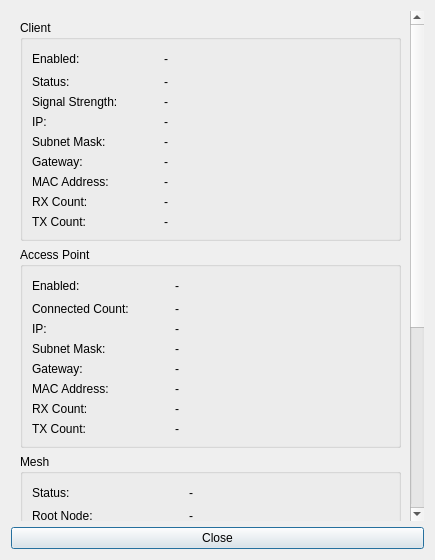
<?xml version="1.0" encoding="UTF-8"?>
<ui version="4.0">
 <class>Wifi2Status</class>
 <widget class="QDialog" name="Wifi2Status">
  <property name="geometry">
   <rect>
    <x>0</x>
    <y>0</y>
    <width>435</width>
    <height>560</height>
   </rect>
  </property>
  <property name="windowTitle">
   <string>WIFI Status</string>
  </property>
  <layout class="QVBoxLayout" name="verticalLayout">
   <item>
    <widget class="QScrollArea" name="scrollArea">
     <property name="frameShape">
      <enum>QFrame::NoFrame</enum>
     </property>
     <property name="widgetResizable">
      <bool>true</bool>
     </property>
     <widget class="QWidget" name="scrollAreaWidgetContents">
      <property name="geometry">
       <rect>
        <x>0</x>
        <y>-384</y>
        <width>401</width>
        <height>900</height>
       </rect>
      </property>
      <layout class="QVBoxLayout" name="verticalLayout_5">
       <item>
        <widget class="QGroupBox" name="wifi_client_status_group">
         <property name="title">
          <string>Client</string>
         </property>
         <layout class="QVBoxLayout" name="verticalLayout_2">
          <item>
           <layout class="QGridLayout" name="wifi_client_status_grid">
            <item row="0" column="0">
             <widget class="QLabel" name="wifi_client_status_enabled_label">
              <property name="text">
               <string>Enabled:</string>
              </property>
             </widget>
            </item>
            <item row="3" column="2">
             <widget class="QLabel" name="wifi_client_status_ip">
              <property name="text">
               <string>-</string>
              </property>
              <property name="textInteractionFlags">
               <set>Qt::LinksAccessibleByMouse|Qt::TextSelectableByKeyboard|Qt::TextSelectableByMouse</set>
              </property>
             </widget>
            </item>
            <item row="0" column="2">
             <widget class="QLabel" name="wifi_client_status_enabled">
              <property name="sizePolicy">
               <sizepolicy hsizetype="Preferred" vsizetype="Preferred">
                <horstretch>1</horstretch>
                <verstretch>0</verstretch>
               </sizepolicy>
              </property>
              <property name="text">
               <string>-</string>
              </property>
              <property name="textInteractionFlags">
               <set>Qt::LinksAccessibleByMouse|Qt::TextSelectableByKeyboard|Qt::TextSelectableByMouse</set>
              </property>
             </widget>
            </item>
            <item row="1" column="2">
             <widget class="QLabel" name="wifi_client_status_status">
              <property name="text">
               <string>-</string>
              </property>
              <property name="textInteractionFlags">
               <set>Qt::LinksAccessibleByMouse|Qt::TextSelectableByKeyboard|Qt::TextSelectableByMouse</set>
              </property>
             </widget>
            </item>
            <item row="4" column="2">
             <widget class="QLabel" name="wifi_client_status_subnet_mask">
              <property name="text">
               <string>-</string>
              </property>
              <property name="textInteractionFlags">
               <set>Qt::LinksAccessibleByMouse|Qt::TextSelectableByKeyboard|Qt::TextSelectableByMouse</set>
              </property>
             </widget>
            </item>
            <item row="2" column="2">
             <widget class="QLabel" name="wifi_client_status_signal_strength">
              <property name="text">
               <string>-</string>
              </property>
              <property name="textInteractionFlags">
               <set>Qt::LinksAccessibleByMouse|Qt::TextSelectableByKeyboard|Qt::TextSelectableByMouse</set>
              </property>
             </widget>
            </item>
            <item row="2" column="0">
             <widget class="QLabel" name="wifi_client_status_signal_strength_label">
              <property name="text">
               <string>Signal Strength:</string>
              </property>
             </widget>
            </item>
            <item row="3" column="0">
             <widget class="QLabel" name="wifi_client_status_ip_label">
              <property name="text">
               <string>IP:</string>
              </property>
             </widget>
            </item>
            <item row="4" column="0">
             <widget class="QLabel" name="wifi_client_status_subnet_mask_label">
              <property name="text">
               <string>Subnet Mask:</string>
              </property>
             </widget>
            </item>
            <item row="5" column="0">
             <widget class="QLabel" name="wifi_client_status_gateway_label">
              <property name="text">
               <string>Gateway:</string>
              </property>
             </widget>
            </item>
            <item row="1" column="0">
             <widget class="QLabel" name="wifi_client_status_status_label">
              <property name="text">
               <string>Status:</string>
              </property>
             </widget>
            </item>
            <item row="6" column="0">
             <widget class="QLabel" name="wifi_client_status_mac_address_label">
              <property name="text">
               <string>MAC Address:</string>
              </property>
             </widget>
            </item>
            <item row="7" column="0">
             <widget class="QLabel" name="wifi_client_status_rx_label">
              <property name="text">
               <string>RX Count:</string>
              </property>
             </widget>
            </item>
            <item row="8" column="0">
             <widget class="QLabel" name="wifi_client_status_tx_label">
              <property name="text">
               <string>TX Count:</string>
              </property>
             </widget>
            </item>
            <item row="0" column="1">
             <spacer name="wifi_client_status_stretch">
              <property name="orientation">
               <enum>Qt::Horizontal</enum>
              </property>
              <property name="sizeHint" stdset="0">
               <size>
                <width>40</width>
                <height>20</height>
               </size>
              </property>
             </spacer>
            </item>
            <item row="5" column="2">
             <widget class="QLabel" name="wifi_client_status_gateway">
              <property name="text">
               <string>-</string>
              </property>
              <property name="textInteractionFlags">
               <set>Qt::LinksAccessibleByMouse|Qt::TextSelectableByKeyboard|Qt::TextSelectableByMouse</set>
              </property>
             </widget>
            </item>
            <item row="6" column="2">
             <widget class="QLabel" name="wifi_client_status_mac_address">
              <property name="text">
               <string>-</string>
              </property>
              <property name="textInteractionFlags">
               <set>Qt::LinksAccessibleByMouse|Qt::TextSelectableByKeyboard|Qt::TextSelectableByMouse</set>
              </property>
             </widget>
            </item>
            <item row="7" column="2">
             <widget class="QLabel" name="wifi_client_status_rx">
              <property name="text">
               <string>-</string>
              </property>
              <property name="textInteractionFlags">
               <set>Qt::LinksAccessibleByMouse|Qt::TextSelectableByKeyboard|Qt::TextSelectableByMouse</set>
              </property>
             </widget>
            </item>
            <item row="8" column="2">
             <widget class="QLabel" name="wifi_client_status_tx">
              <property name="text">
               <string>-</string>
              </property>
              <property name="textInteractionFlags">
               <set>Qt::LinksAccessibleByMouse|Qt::TextSelectableByKeyboard|Qt::TextSelectableByMouse</set>
              </property>
             </widget>
            </item>
           </layout>
          </item>
         </layout>
        </widget>
       </item>
       <item>
        <widget class="QGroupBox" name="wifi_ap_status_group">
         <property name="title">
          <string>Access Point</string>
         </property>
         <layout class="QVBoxLayout" name="verticalLayout_3">
          <item>
           <layout class="QGridLayout" name="wifi_ap_status_grid">
            <item row="7" column="0">
             <widget class="QLabel" name="wifi_ap_status_tx_label">
              <property name="text">
               <string>TX Count:</string>
              </property>
             </widget>
            </item>
            <item row="0" column="0">
             <widget class="QLabel" name="wifi_ap_status_enabled_label">
              <property name="text">
               <string>Enabled:</string>
              </property>
             </widget>
            </item>
            <item row="5" column="0">
             <widget class="QLabel" name="wifi_ap_status_mac_address_label">
              <property name="text">
               <string>MAC Address:</string>
              </property>
             </widget>
            </item>
            <item row="4" column="0">
             <widget class="QLabel" name="wifi_ap_status_gateway_label">
              <property name="text">
               <string>Gateway:</string>
              </property>
             </widget>
            </item>
            <item row="1" column="0">
             <widget class="QLabel" name="wifi_ap_status_connected_count_label">
              <property name="text">
               <string>Connected Count:</string>
              </property>
             </widget>
            </item>
            <item row="2" column="0">
             <widget class="QLabel" name="wifi_ap_status_ip_label">
              <property name="text">
               <string>IP:</string>
              </property>
             </widget>
            </item>
            <item row="3" column="0">
             <widget class="QLabel" name="wifi_ap_status_subnet_mask_label">
              <property name="text">
               <string>Subnet Mask:</string>
              </property>
             </widget>
            </item>
            <item row="6" column="0">
             <widget class="QLabel" name="wifi_ap_status_rx_label">
              <property name="text">
               <string>RX Count:</string>
              </property>
             </widget>
            </item>
            <item row="0" column="1">
             <spacer name="wifi_ap_status_stretch">
              <property name="orientation">
               <enum>Qt::Horizontal</enum>
              </property>
              <property name="sizeHint" stdset="0">
               <size>
                <width>40</width>
                <height>20</height>
               </size>
              </property>
             </spacer>
            </item>
            <item row="0" column="2">
             <widget class="QLabel" name="wifi_ap_status_enabled">
              <property name="sizePolicy">
               <sizepolicy hsizetype="Preferred" vsizetype="Preferred">
                <horstretch>1</horstretch>
                <verstretch>0</verstretch>
               </sizepolicy>
              </property>
              <property name="text">
               <string>-</string>
              </property>
             </widget>
            </item>
            <item row="1" column="2">
             <widget class="QLabel" name="wifi_ap_status_connected_count">
              <property name="text">
               <string>-</string>
              </property>
             </widget>
            </item>
            <item row="2" column="2">
             <widget class="QLabel" name="wifi_ap_status_ip">
              <property name="text">
               <string>-</string>
              </property>
             </widget>
            </item>
            <item row="3" column="2">
             <widget class="QLabel" name="wifi_ap_status_subnet_mask">
              <property name="text">
               <string>-</string>
              </property>
             </widget>
            </item>
            <item row="4" column="2">
             <widget class="QLabel" name="wifi_ap_status_gateway">
              <property name="text">
               <string>-</string>
              </property>
             </widget>
            </item>
            <item row="5" column="2">
             <widget class="QLabel" name="wifi_ap_status_mac_address">
              <property name="text">
               <string>-</string>
              </property>
             </widget>
            </item>
            <item row="6" column="2">
             <widget class="QLabel" name="wifi_ap_status_rx">
              <property name="text">
               <string>-</string>
              </property>
             </widget>
            </item>
            <item row="7" column="2">
             <widget class="QLabel" name="wifi_ap_status_tx">
              <property name="text">
               <string>-</string>
              </property>
             </widget>
            </item>
           </layout>
          </item>
         </layout>
        </widget>
       </item>
       <item>
        <widget class="QGroupBox" name="wifi_mesh_status_group">
         <property name="title">
          <string>Mesh</string>
         </property>
         <layout class="QVBoxLayout" name="verticalLayout_4">
          <item>
           <layout class="QGridLayout" name="wifi_client_status_grid_2">
            <item row="7" column="2">
             <widget class="QLabel" name="wifi_mesh_client_gw">
              <property name="text">
               <string>-</string>
              </property>
              <property name="textInteractionFlags">
               <set>Qt::LinksAccessibleByMouse|Qt::TextSelectableByKeyboard|Qt::TextSelectableByMouse</set>
              </property>
             </widget>
            </item>
            <item row="15" column="0">
             <widget class="QLabel" name="wifi_mesh_tx_label">
              <property name="text">
               <string>TX Count:</string>
              </property>
             </widget>
            </item>
            <item row="0" column="0">
             <widget class="QLabel" name="wifi_mesh_status_label">
              <property name="text">
               <string>Status:</string>
              </property>
             </widget>
            </item>
            <item row="1" column="2">
             <widget class="QLabel" name="wifi_mesh_root_node">
              <property name="text">
               <string>-</string>
              </property>
              <property name="textInteractionFlags">
               <set>Qt::LinksAccessibleByMouse|Qt::TextSelectableByKeyboard|Qt::TextSelectableByMouse</set>
              </property>
             </widget>
            </item>
            <item row="5" column="2">
             <widget class="QLabel" name="wifi_mesh_client_ip">
              <property name="text">
               <string>-</string>
              </property>
              <property name="textInteractionFlags">
               <set>Qt::LinksAccessibleByMouse|Qt::TextSelectableByKeyboard|Qt::TextSelectableByMouse</set>
              </property>
             </widget>
            </item>
            <item row="4" column="0">
             <widget class="QLabel" name="wifi_mesh_client_hostname_label">
              <property name="text">
               <string>Client Hostname:</string>
              </property>
             </widget>
            </item>
            <item row="1" column="0">
             <widget class="QLabel" name="wifi_mesh_root_node_label">
              <property name="text">
               <string>Root Node:</string>
              </property>
             </widget>
            </item>
            <item row="11" column="2">
             <widget class="QLabel" name="wifi_mesh_ap_sub">
              <property name="text">
               <string>-</string>
              </property>
             </widget>
            </item>
            <item row="9" column="2">
             <widget class="QLabel" name="wifi_mesh_ap_ssid">
              <property name="text">
               <string>-</string>
              </property>
             </widget>
            </item>
            <item row="7" column="0">
             <widget class="QLabel" name="wifi_mesh_client_gw_label">
              <property name="text">
               <string>Client Gateway:</string>
              </property>
             </widget>
            </item>
            <item row="0" column="2">
             <widget class="QLabel" name="wifi_mesh_status">
              <property name="sizePolicy">
               <sizepolicy hsizetype="Preferred" vsizetype="Preferred">
                <horstretch>1</horstretch>
                <verstretch>0</verstretch>
               </sizepolicy>
              </property>
              <property name="text">
               <string>-</string>
              </property>
              <property name="textInteractionFlags">
               <set>Qt::LinksAccessibleByMouse|Qt::TextSelectableByKeyboard|Qt::TextSelectableByMouse</set>
              </property>
             </widget>
            </item>
            <item row="6" column="2">
             <widget class="QLabel" name="wifi_mesh_client_sub">
              <property name="text">
               <string>-</string>
              </property>
              <property name="textInteractionFlags">
               <set>Qt::LinksAccessibleByMouse|Qt::TextSelectableByKeyboard|Qt::TextSelectableByMouse</set>
              </property>
             </widget>
            </item>
            <item row="8" column="0">
             <widget class="QLabel" name="wifi_mesh_client_mac_label">
              <property name="text">
               <string>Client MAC Address:</string>
              </property>
             </widget>
            </item>
            <item row="3" column="0">
             <widget class="QLabel" name="wifi_mesh_connected_nodes_label">
              <property name="text">
               <string>Connected Nodes:</string>
              </property>
             </widget>
            </item>
            <item row="13" column="2">
             <widget class="QLabel" name="wifi_mesh_ap_mac">
              <property name="text">
               <string>-</string>
              </property>
             </widget>
            </item>
            <item row="5" column="0">
             <widget class="QLabel" name="wifi_mesh_client_ip_label">
              <property name="text">
               <string>Client IP:</string>
              </property>
             </widget>
            </item>
            <item row="15" column="2">
             <widget class="QLabel" name="wifi_mesh_tx">
              <property name="text">
               <string>-</string>
              </property>
              <property name="textInteractionFlags">
               <set>Qt::LinksAccessibleByMouse|Qt::TextSelectableByKeyboard|Qt::TextSelectableByMouse</set>
              </property>
             </widget>
            </item>
            <item row="8" column="2">
             <widget class="QLabel" name="wifi_mesh_client_mac">
              <property name="text">
               <string>-</string>
              </property>
              <property name="textInteractionFlags">
               <set>Qt::LinksAccessibleByMouse|Qt::TextSelectableByKeyboard|Qt::TextSelectableByMouse</set>
              </property>
             </widget>
            </item>
            <item row="10" column="0">
             <widget class="QLabel" name="wifi_mesh_ap_ip_label">
              <property name="text">
               <string>AP IP:</string>
              </property>
             </widget>
            </item>
            <item row="9" column="0">
             <widget class="QLabel" name="wifi_mesh_ap_ssid_label">
              <property name="text">
               <string>AP SSID:</string>
              </property>
             </widget>
            </item>
            <item row="10" column="2">
             <widget class="QLabel" name="wifi_mesh_ap_ip">
              <property name="text">
               <string>-</string>
              </property>
             </widget>
            </item>
            <item row="6" column="0">
             <widget class="QLabel" name="wifi_mesh_client_sub_label">
              <property name="text">
               <string>Client Subnet Mask:</string>
              </property>
             </widget>
            </item>
            <item row="13" column="0">
             <widget class="QLabel" name="wifi_mesh_ap_mac_label">
              <property name="text">
               <string>AP MAC Address:</string>
              </property>
             </widget>
            </item>
            <item row="12" column="0">
             <widget class="QLabel" name="wifi_mesh_ap_gw_label">
              <property name="text">
               <string>AP Gateway:</string>
              </property>
             </widget>
            </item>
            <item row="11" column="0">
             <widget class="QLabel" name="wifi_mesh_ap_sub_label">
              <property name="text">
               <string>AP Subnet Mask:</string>
              </property>
             </widget>
            </item>
            <item row="12" column="2">
             <widget class="QLabel" name="wifi_mesh_ap_gw">
              <property name="text">
               <string>-</string>
              </property>
             </widget>
            </item>
            <item row="14" column="0">
             <widget class="QLabel" name="wifi_mesh_rx_label">
              <property name="text">
               <string>RX Count:</string>
              </property>
             </widget>
            </item>
            <item row="14" column="2">
             <widget class="QLabel" name="wifi_mesh_rx">
              <property name="text">
               <string>-</string>
              </property>
              <property name="textInteractionFlags">
               <set>Qt::LinksAccessibleByMouse|Qt::TextSelectableByKeyboard|Qt::TextSelectableByMouse</set>
              </property>
             </widget>
            </item>
            <item row="3" column="2">
             <widget class="QLabel" name="wifi_mesh_connected_nodes">
              <property name="text">
               <string>-</string>
              </property>
              <property name="textInteractionFlags">
               <set>Qt::LinksAccessibleByMouse|Qt::TextSelectableByKeyboard|Qt::TextSelectableByMouse</set>
              </property>
             </widget>
            </item>
            <item row="0" column="1">
             <spacer name="wifi_client_status_stretch_2">
              <property name="orientation">
               <enum>Qt::Horizontal</enum>
              </property>
              <property name="sizeHint" stdset="0">
               <size>
                <width>40</width>
                <height>20</height>
               </size>
              </property>
             </spacer>
            </item>
            <item row="4" column="2">
             <widget class="QLabel" name="wifi_mesh_client_hostname">
              <property name="text">
               <string>-</string>
              </property>
             </widget>
            </item>
            <item row="2" column="0">
             <widget class="QLabel" name="wifi_mesh_root_candidate_label">
              <property name="text">
               <string>Root Candidate:</string>
              </property>
             </widget>
            </item>
            <item row="2" column="2">
             <widget class="QLabel" name="wifi_mesh_root_candidate">
              <property name="text">
               <string>-</string>
              </property>
             </widget>
            </item>
           </layout>
          </item>
         </layout>
        </widget>
       </item>
       <item>
        <spacer name="verticalSpacer">
         <property name="orientation">
          <enum>Qt::Vertical</enum>
         </property>
         <property name="sizeHint" stdset="0">
          <size>
           <width>20</width>
           <height>40</height>
          </size>
         </property>
        </spacer>
       </item>
      </layout>
     </widget>
    </widget>
   </item>
   <item>
    <widget class="QPushButton" name="wifi_status_button_close">
     <property name="text">
      <string>Close</string>
     </property>
    </widget>
   </item>
  </layout>
 </widget>
 <tabstops>
  <tabstop>wifi_status_button_close</tabstop>
 </tabstops>
 <resources/>
 <connections/>
</ui>
